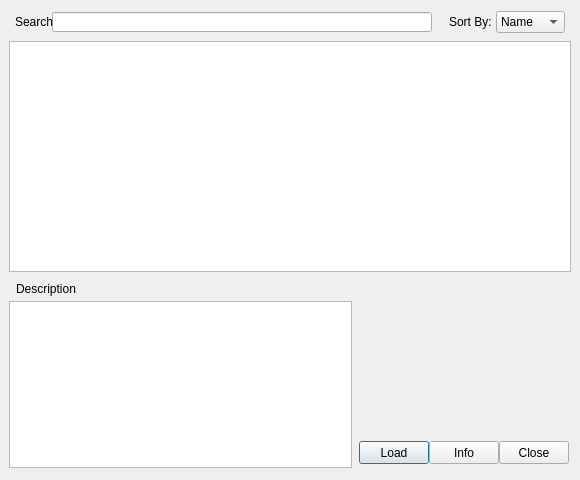
<?xml version="1.0" encoding="UTF-8"?>
<ui version="4.0">
 <class>CanadianWebServicesTestBase</class>
 <widget class="QDialog" name="CanadianWebServicesTestBase">
  <property name="enabled">
   <bool>true</bool>
  </property>
  <property name="geometry">
   <rect>
    <x>0</x>
    <y>0</y>
    <width>580</width>
    <height>480</height>
   </rect>
  </property>
  <property name="sizePolicy">
   <sizepolicy hsizetype="Fixed" vsizetype="Fixed">
    <horstretch>0</horstretch>
    <verstretch>0</verstretch>
   </sizepolicy>
  </property>
  <property name="minimumSize">
   <size>
    <width>580</width>
    <height>480</height>
   </size>
  </property>
  <property name="maximumSize">
   <size>
    <width>580</width>
    <height>480</height>
   </size>
  </property>
  <property name="windowTitle">
   <string>Canadian Web Services</string>
  </property>
  <property name="autoFillBackground">
   <bool>false</bool>
  </property>
  <property name="styleSheet">
   <string notr="true"/>
  </property>
  <widget class="QTableWidget" name="tableWidget">
   <property name="geometry">
    <rect>
     <x>9</x>
     <y>41</y>
     <width>562</width>
     <height>231</height>
    </rect>
   </property>
   <property name="sizeIncrement">
    <size>
     <width>3</width>
     <height>5</height>
    </size>
   </property>
   <property name="styleSheet">
    <string notr="true"/>
   </property>
   <property name="selectionMode">
    <enum>QAbstractItemView::SingleSelection</enum>
   </property>
   <property name="selectionBehavior">
    <enum>QAbstractItemView::SelectRows</enum>
   </property>
  </widget>
  <widget class="QLabel" name="label">
   <property name="geometry">
    <rect>
     <x>16</x>
     <y>281</y>
     <width>61</width>
     <height>16</height>
    </rect>
   </property>
   <property name="styleSheet">
    <string notr="true"/>
   </property>
   <property name="text">
    <string>Description:</string>
   </property>
  </widget>
  <widget class="QTextEdit" name="textEdit">
   <property name="enabled">
    <bool>true</bool>
   </property>
   <property name="geometry">
    <rect>
     <x>9</x>
     <y>301</y>
     <width>343</width>
     <height>167</height>
    </rect>
   </property>
   <property name="styleSheet">
    <string notr="true"/>
   </property>
   <property name="readOnly">
    <bool>false</bool>
   </property>
  </widget>
  <widget class="QPushButton" name="load_btn">
   <property name="geometry">
    <rect>
     <x>359</x>
     <y>441</y>
     <width>70</width>
     <height>23</height>
    </rect>
   </property>
   <property name="styleSheet">
    <string notr="true"/>
   </property>
   <property name="text">
    <string>Load</string>
   </property>
  </widget>
  <widget class="QPushButton" name="close_btn">
   <property name="geometry">
    <rect>
     <x>499</x>
     <y>441</y>
     <width>70</width>
     <height>23</height>
    </rect>
   </property>
   <property name="styleSheet">
    <string notr="true"/>
   </property>
   <property name="text">
    <string>Close</string>
   </property>
  </widget>
  <widget class="QLineEdit" name="searchBox">
   <property name="geometry">
    <rect>
     <x>52</x>
     <y>12</y>
     <width>380</width>
     <height>20</height>
    </rect>
   </property>
  </widget>
  <widget class="QLabel" name="searchLbl">
   <property name="geometry">
    <rect>
     <x>15</x>
     <y>11</y>
     <width>46</width>
     <height>21</height>
    </rect>
   </property>
   <property name="text">
    <string>Search</string>
   </property>
  </widget>
  <widget class="QLabel" name="sortLbl">
   <property name="geometry">
    <rect>
     <x>449</x>
     <y>11</y>
     <width>46</width>
     <height>21</height>
    </rect>
   </property>
   <property name="text">
    <string>Sort By:</string>
   </property>
  </widget>
  <widget class="QComboBox" name="sortCombo">
   <property name="geometry">
    <rect>
     <x>496</x>
     <y>11</y>
     <width>69</width>
     <height>22</height>
    </rect>
   </property>
   <item>
    <property name="text">
     <string>Name</string>
    </property>
   </item>
   <item>
    <property name="text">
     <string>Type</string>
    </property>
   </item>
   <item>
    <property name="text">
     <string>Host</string>
    </property>
   </item>
   <item>
    <property name="text">
     <string>Layers</string>
    </property>
   </item>
  </widget>
  <widget class="QPushButton" name="info_btn">
   <property name="geometry">
    <rect>
     <x>429</x>
     <y>441</y>
     <width>70</width>
     <height>23</height>
    </rect>
   </property>
   <property name="text">
    <string>Info</string>
   </property>
  </widget>
 </widget>
 <resources/>
 <connections/>
</ui>
